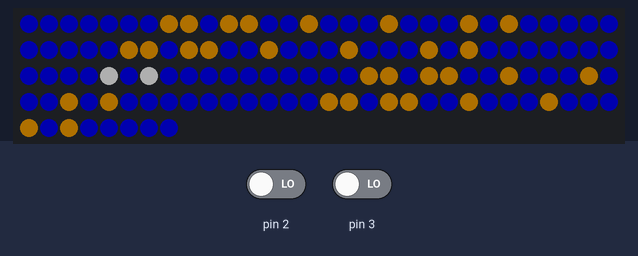
Simulated run of this sketch. Board: Arduino Uno, built with avr-gcc and run on an emulated ATmega328P. Shown: 128 RGB LEDs in strip order, left to right, continuing on the next row. The test bench sets the inputs (shaded band); at power-on: pin 2 LOW, pin 3 LOW. Dim RGB values are drawn brighter than linear; what the sketch prints to the serial monitor is not drawn.

Above: at 0.1 s.

The sketch:

Ping_Pong_Clock_.ino
```cpp
/* Ping Pong Clock
 * Author : Henry Gilbert
 * Date 10-22-2021
 */

/* Master todo list
 *  - Enable rotary encoder time click adjustment - blinking feature between the hours and minute setting
 * Round off when doing counts adjustments
 */

#include <FastLED.h>
#include "Globals.h"

/* Create LED array */
#ifdef _cplusplus
extern "C" {
#endif

CRGB leds [ NUM_LEDS ] ; // todo should this be volatile?

volatile Time masterTime ;

 /* For Digits 1-4, if the digit's number  */
int32_t writeTimeToClock ( const Time * const timePointer )
{
    int32_t success = EXIT_FAILURE ;

    if ( NULL == timePointer )
    {
        return success ;
    }

    /* Store each time's digit numbers into an array for iteration */
    byte time_values[ 4 ] = { timePointer->digit1,
                              timePointer->digit2,
                              timePointer->digit3,
                              timePointer->digit4 } ;

    /* For digits 1-4,For the respective LED of each digit, if the number's digit should be on,
     * write the respective digit's LED.
     */
    for ( int i = 0; i < 4 ; i++ )
    {
        for ( int j = 0 ; j < 12 ; j++ )
        {
            if ( nums [ time_values[ i ]][ j ] == 1 )
            {
                leds[digits[i][j]] = CRGB( NUMBER_RED_COLOR,
                                            NUMBER_GREEN_COLOR,
                                            NUMBER_BLUE_COLOR );
            }
        }
    }

    success = EXIT_SUCCESS ;
    return success  ;
}

int32_t handleMasterTimeReset ( int32_t * const masterTimeInSeconds )
{   // TODO can this be a ternary?
    if (*masterTimeInSeconds >= NUM_SECONDS_IN_DAY )
    {
        *masterTimeInSeconds = 0 ;
    }
    return EXIT_SUCCESS ;
}

int32_t convertSecondsToFourDigitTime ( Time * const timePointer ,
                                        int32_t timeValueInSeconds )
{
    int32_t success = EXIT_FAILURE ;

    if ( ( NULL == timePointer) ||
         (timeValueInSeconds >= NUM_SECONDS_IN_DAY ) )
    {
        return success ; // Error , these should be handled before entry
    }

    /* Convert Seconds to Minutes and Hours */
    byte hours , minutes ;
    hours = timeValueInSeconds / NUM_SECONDS_IN_HOUR ;
    minutes = ( timeValueInSeconds % NUM_SECONDS_IN_HOUR ) / NUM_SECONDS_IN_MINUTE ;

    if ( ( hours >= NUM_HOURS_IN_DAY ) ||
         ( minutes >= NUM_MINUTES_IN_HOUR ))
     {
        return success ; // Error - hours can't be greater than = 24 or min greater than = 60
     }

    /* Convert Minutes and Hours into individual dights */
    /* TODO are these magic numbers ? */
    byte tensDigitOfHours = ( hours/10 ) % 10 ;
    byte onesDigitOfHours =  hours - ( tensDigitOfHours * 10 ) ;
    byte tensDigitOfMinutes = ( minutes/10 ) % 10 ;
    byte onesDigitOfMinutes = minutes - ( tensDigitOfMinutes * 10 ) ;

    /* Cerify calculation */
    if ( ( tensDigitOfHours > MAX_VAL_DIGIT_1 ) ||
         ( onesDigitOfHours > MAX_VAL_DIGIT_2 ) ||
         ( tensDigitOfMinutes > MAX_VAL_DIGIT_3 ) ||
         ( onesDigitOfMinutes > MAX_VAL_DIGIT_4 ))
    {
        return success ; // Error , exceeds limits of 24 hour time
    }

    /* Construct the mastertime pointer  */
    timePointer->digit1 = tensDigitOfHours ;
    timePointer->digit2 = onesDigitOfHours ;
    timePointer->digit3 = tensDigitOfMinutes ;
    timePointer->digit4 = onesDigitOfMinutes ;

    success = EXIT_SUCCESS ;
    return success ;
}

/* Write All Values in matrix to value in background color */
void writeBackgroundColor ( )
{
    for ( int i = 0; i < NUM_LEDS ; i++ )
    {
        leds[i] = CRGB ( BACKGROUND_RED_COLOR ,
                         BACKGROUND_GREEN_COLOR ,
                         BACKGROUND_BLUE_COLOR ) ;
    }
}

void writeColonColor ( )
{
    leds[COLON_TOP] = CRGB ( COLON_RED_COLOR,
                             COLON_GREEN_COLOR,
                             COLON_BLUE_COLOR) ;
    leds[COLON_BOT] = CRGB ( COLON_RED_COLOR,
                             COLON_GREEN_COLOR ,
                             COLON_BLUE_COLOR ) ;
}

int32_t writeFullMatrix ( const Time * const timePointer  )
{
    int32_t success = EXIT_FAILURE ;

    /* Write Background */
    writeBackgroundColor () ;

    /* Write Colon */
    writeColonColor () ;

    /* Write Time  */
    success = writeTimeToClock ( timePointer ) ;

    /* Show LEDs */
    FastLED.show () ;

    return success ;
}

/* Global Variables */
uint32_t startMillis ;
uint32_t currentMillis ;
const uint16_t period = 1000 ; // Milliseconds
int32_t timeInSeconds = 0 ;  // TODO make this configurable with encoder once debounce is figured out.
int32_t timeInSecondsPrevious;

/* Rotary Encoder Portion */
uint32_t rotVector;
volatile int32_t rotCounts;

void rotISR()
{
    noInterrupts();
    rotVector = ( rotVector << 2u ) & 0xCu ; // Preserve old A,B as A',B'
     // Read encoder inputs
    rotVector |= ( digitalRead ( 2 ) ) ? 2 : 0 ;
    rotVector |= ( digitalRead ( 3 ) ) ? 1 : 0 ;

    switch ( rotVector )
    {
        case 11u:
            (timeInSeconds == 0)? timeInSeconds = 0 : rotCounts-= 60;
            break;
        case 7u:
            rotCounts+= 60;
            break;
        default:
            break;
    }
    interrupts();
}

/*  Polling routine to update the time in seconds based on rotary encoder counts. */
void serviceRotaryEncoderCounts()
{
    timeInSeconds += rotCounts;
    rotCounts = 0;
}
/************ end rotary encoder section  *************/

#ifdef _cpluscplus
}
#endif

void setup()
{
    Serial.begin ( 115200 ) ;
    FastLED.addLeds<WS2812, LED_PIN, GRB>( leds , NUM_LEDS );
    FastLED.setMaxPowerInVoltsAndMilliamps( 5, 500 );
    FastLED.clear( );
    FastLED.show( ) ;

    /* Attach Interrupt */
    attachInterrupt(digitalPinToInterrupt(2),
                                    rotISR,
                                    CHANGE);
    attachInterrupt(digitalPinToInterrupt(3),
                                    rotISR,
                                    CHANGE);

    /* Initialize Time Struct  */
    convertSecondsToFourDigitTime ( &masterTime ,
                                    timeInSeconds ) ;

    /* Initialize Timer  */
    startMillis = millis () ;
    timeInSecondsPrevious = 0;

    /* Write initial time, since the first mainloop call won't occur until period is met */
    writeFullMatrix ( &masterTime ) ;
}


void loop()
{
    currentMillis = millis () ;
    serviceRotaryEncoderCounts();

    if ( abs(timeInSeconds - timeInSecondsPrevious) >= 60 )
    {
        convertSecondsToFourDigitTime ( &masterTime ,
                                        timeInSeconds ) ;
        Serial.println(timeInSeconds);
        writeFullMatrix ( &masterTime ) ;
        handleMasterTimeReset ( &timeInSeconds ) ;
        timeInSecondsPrevious = timeInSeconds;
    }

    // Update the time reading if the time in seconds has changed by one minute.
    if (currentMillis - startMillis >= period )
    {
       /* Inside time controlled loop */
//            convertSecondsToFourDigitTime ( &masterTime , timeInSeconds ) ;
//            writeFullMatrix ( &masterTime ) ;
        timeInSeconds ++ ;
//            handleMasterTimeReset ( &timeInSeconds ) ;
        startMillis = currentMillis ;
     }
//     Serial.println(timeInSeconds);
     /* Enter input handling here, outside of main time-based loop */
}
```

Source omitted: Globals.h (data table, 3041 bytes)
